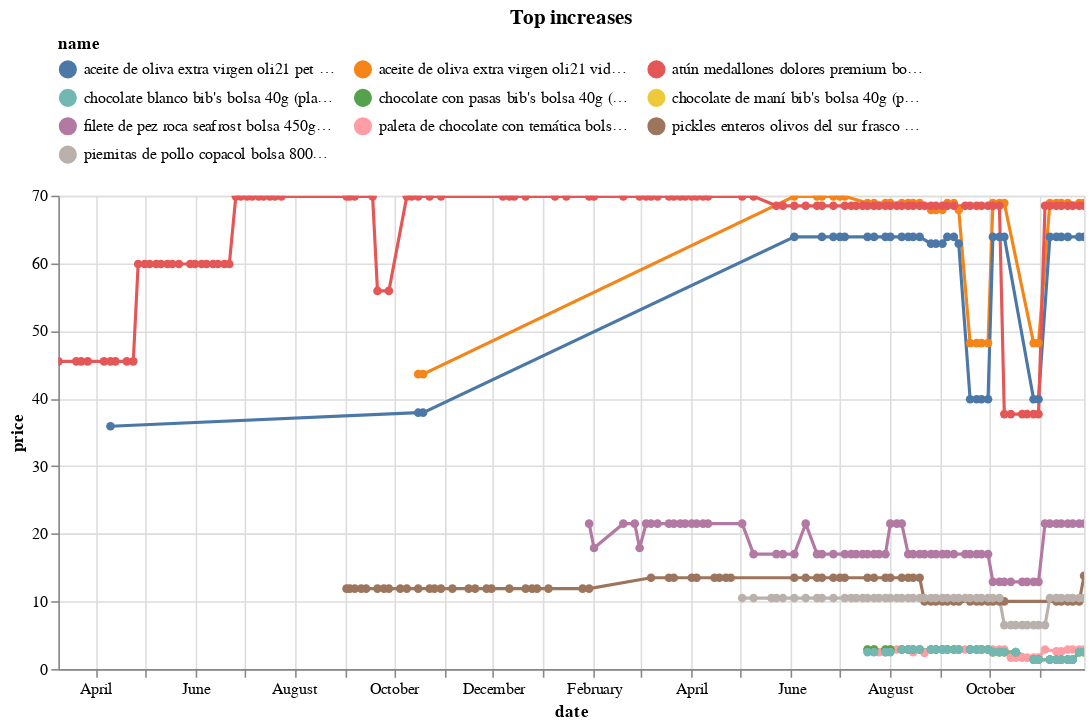

Notebook cell for this chart:
### Code cell
(top_changes
 .sort_values('change')
 .tail(10)
 .pipe(plot_changes, 'Top increases')
)

### Figure 1 — Vega-Lite specification as saved in the notebook (floating-point values rounded to 4 significant figures; data arrays with more than 128 entries replaced by an {"elided": "..."} marker saying what was removed)
{"config": {"view": {"continuousWidth": 300, "continuousHeight": 300}, "legend": {"columns": 3, "orient": "top"}}, "data": {"name": "data-5945a5354361e18c87c91b63fc210cc7"}, "mark": {"type": "line", "point": true}, "encoding": {"color": {"field": "name", "scale": {"domain": ["aceite de oliva extra virgen oli21 pet 1l (plaza_vea)", "aceite de oliva extra virgen oli21 vidrio 1l (plaza_vea)", "atún medallones dolores premium bolsa 680g (plaza_vea)", "chocolate blanco bib's bolsa 40g (plaza_vea)", "chocolate con pasas bib's bolsa 40g (plaza_vea)", "chocolate de maní bib's bolsa 40g (plaza_vea)", "filete de pez roca seafrost bolsa 450g (plaza_vea)", "paleta de chocolate con temática bolsa 1un (plaza_vea)", "pickles enteros olivos del sur frasco 550g (plaza_vea)", "piernitas de pollo copacol bolsa 800g (plaza_vea)"]}, "type": "nominal"}, "tooltip": [{"field": "name", "type": "nominal"}, {"field": "price", "type": "quantitative"}, {"field": "last_price", "type": "quantitative"}], "x": {"field": "date", "type": "temporal"}, "y": {"field": "price", "type": "quantitative"}}, "params": [{"name": "param_5", "select": {"type": "point", "fields": ["name"]}, "bind": "legend"}, {"name": "param_6", "select": {"type": "interval", "encodings": ["x", "y"]}, "bind": "scales"}], "title": "Top increases", "transform": [{"filter": {"param": "param_5"}}], "width": 650, "$schema": "https://vega.github.io/schema/vega-lite/v5.20.1.json", "datasets": {"data-5945a5354361e18c87c91b63fc210cc7": {"elided": "508 records"}}}
